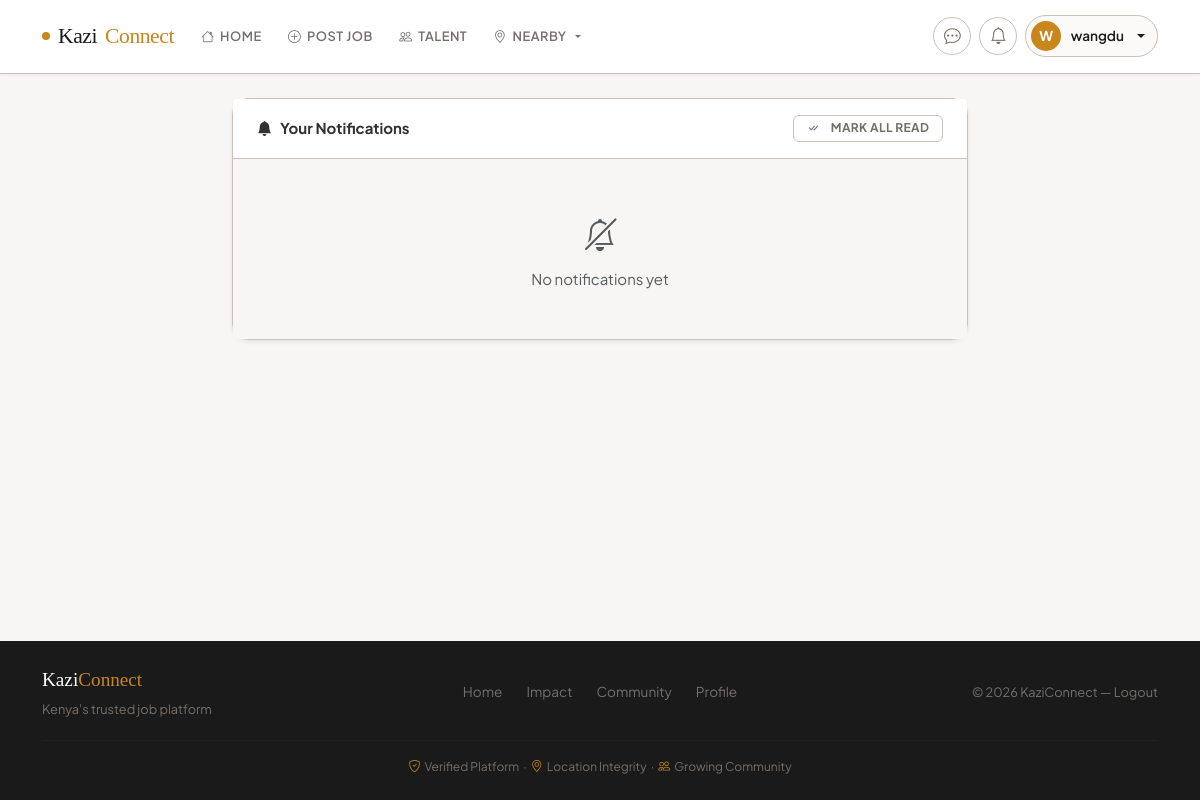
Before: /notifications-page (signed in) with the older database file.
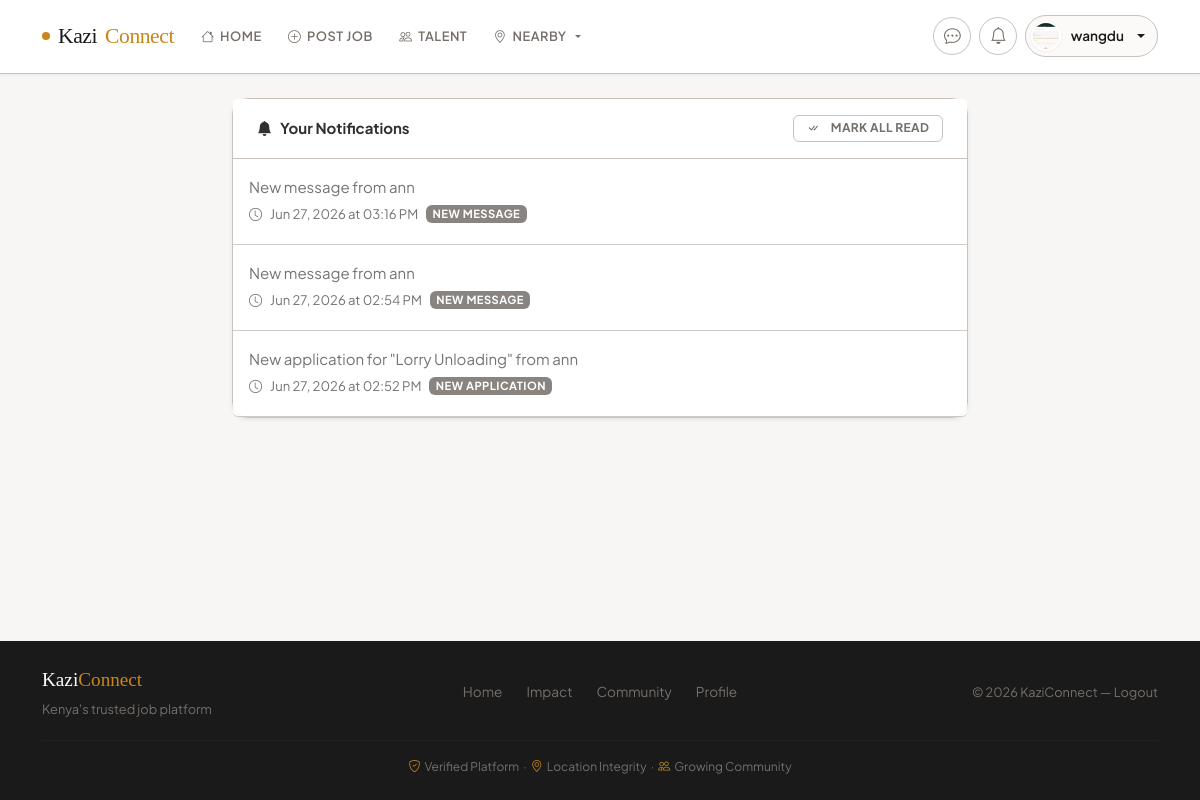
After: the same page with the newer database file.
### app.py (models this page shows, shortened)
class User(UserMixin, db.Model):
    __tablename__ = 'user'
    id = db.Column(db.Integer, primary_key=True)
    username = db.Column(db.String(80), unique=True, nullable=True, index=True)
    email = db.Column(db.String(120), unique=True, nullable=False, index=True)
    password_hash = db.Column(db.String(255), nullable=False)
    role = db.Column(db.String(20), nullable=False, default='worker', index=True)  # 'worker' or 'recruiter'
    phone_number = db.Column(db.String(30))
    national_id = db.Column(db.String(50))
    certificate_of_good_conduct = db.Column(db.String(255))
    profile_picture = db.Column(db.String(255))
    location = db.Column(db.String(100))
    latitude = db.Column(db.Float, nullable=True)
    longitude = db.Column(db.Float, nullable=True)
    work_type = db.Column(db.String(100))
    profile_completed = db.Column(db.Boolean, default=False)
    created_at = db.Column(db.DateTime, default=lambda: datetime.now(timezone.utc))
    real_ip = db.Column(db.String(45), nullable=True)  # IPv6 can be up to 45 chars
    real_latitude = db.Column(db.Float, nullable=True)
    real_longitude = db.Column(db.Float, nullable=True)
    real_city = db.Column(db.String(100), nullable=True)
    real_country = db.Column(db.String(100), nullable=True)
    real_region = db.Column(db.String(100), nullable=True)
    location_discrepancy = db.Column(db.Boolean, default=False)  # Flag if custom location differs from real
    location_verified_at = db.Column(db.DateTime, nullable=True)
    suspension_end_date = db.Column(db.DateTime, nullable=True)  # Track when suspension ends
    suspension_reason = db.Column(db.String(255), nullable=True)
    suspension_duration = db.Column(db.String(20), nullable=True)  # 'hour', 'day', 'week', 'month', 'year', 'custom'
    is_admin = db.Column(db.Boolean, default=False)
    suspended = db.Column(db.Boolean, default=False)
    burned = db.Column(db.Boolean, default=False)  # Permanently banned
    warnings_count = db.Column(db.Integer, default=0)
    jobs_posted = db.relationship('Job', backref='poster', lazy=True, cascade='all, delete-orphan')
    applications = db.relationship('JobApplication', backref='applicant', lazy=True, cascade='all, delete-orphan')
    notifications = db.relationship('Notification', backref='user', lazy=True, cascade='all, delete-orphan')
    sent_messages = db.relationship('Message', foreign_keys='Message.sender_id', backref='sender', lazy='dynamic', cascade='all, delete-orphan')
    received_messages = db.relationship('Message', foreign_keys='Message.recipient_id', backref='recipient', lazy='dynamic', cascade='all, delete-orphan')
    def is_recruiter(self):
        return self.role == 'recruiter'

class Notification(db.Model):
    __tablename__ = 'notification'
    id = db.Column(db.Integer, primary_key=True)
    user_id = db.Column(db.Integer, db.ForeignKey('user.id'), nullable=False)
    message = db.Column(db.String(255), nullable=False)
    type = db.Column(db.String(50), default='info')
    read = db.Column(db.Boolean, default=False)
    created_at = db.Column(db.DateTime, default=lambda: datetime.now(timezone.utc))
    target_url = db.Column(db.String(255), nullable=True)

### app.py (the view)
@app.route('/notifications-page')
@login_required
def notifications_page():
    notifs = Notification.query.filter_by(
        user_id=current_user.id
    ).order_by(Notification.created_at.desc()).all()
    return render_template('notifications.html', notifications=notifs)

### app.py (called while the page is built)
@app.context_processor
def inject_template_helpers():
    return {
        "now": lambda: datetime.utcnow(),
        "csrf_token": generate_csrf,
        "sanitize": sanitize_html
    }

@app.context_processor
def inject_template_helpers():
    return {
        "now": lambda: datetime.now(timezone.utc),
        "csrf_token": generate_csrf,
        "sanitize": sanitize_html
    }

@login_manager.user_loader
def load_user(user_id):
    try:
        return db.session.get(User, int(user_id))
    except (ValueError, TypeError):
        return None

### templates/notifications.html (shortened to what this page needs)
{% extends 'base.html' %}
{% block content %}
<div class="row justify-content-center">
  <div class="col-12 col-md-10 col-lg-8">
    <div class="card shadow-sm">
      <div class="card-header d-flex justify-content-between align-items-center bg-white border-bottom">
        <div><strong><i class="bi bi-bell-fill me-2"></i>Your Notifications</strong></div>
        <div>
          <button id="markAll" class="btn btn-sm btn-outline-secondary">
            <i class="bi bi-check-all me-1"></i>Mark all read
          </button>
        </div>
      </div>
      <div class="list-group list-group-flush" id="notifications-list">
        {% for n in notifications %}
          <a href="{{ n.target_url or '#' }}"
             class="notification-item list-group-item list-group-item-action d-flex align-items-start p-3 border-0 border-bottom
                    {% if not n.read %}notification-unread bg-light{% else %}notification-read bg-white text-muted{% endif %}"
             data-notification-id="{{ n.id }}"
             data-read="{{ 'true' if n.read else 'false' }}"
             data-target-url="{{ n.target_url or '#' }}">
            <div class="flex-grow-1">
              <div class="d-flex align-items-start justify-content-between mb-1">
                <div class="flex-grow-1">
                  <div class="{% if not n.read %}fw-semibold text-dark{% else %}text-muted{% endif %} mb-1">
                    {{ n.message }}
                  </div>
                  <div class="small text-muted d-flex align-items-center gap-2">
                    <i class="bi bi-clock"></i>
                    <span>{{ n.created_at.strftime('%b %d, %Y at %I:%M %p') }}</span>
                    {% if n.type %}
                      <span class="badge bg-secondary badge-sm">{{ n.type|replace('_', ' ')|title }}</span>
                    {% endif %}
                  </div>
                </div>
              </div>
            </div>
          </a>
        {% else %}
          <div class="list-group-item text-center py-5 text-muted">
            <i class="bi bi-bell-slash" style="font-size: 2rem;"></i>
            <div class="mt-2">No notifications yet</div>
          </div>
        {% endfor %}
      </div>
    </div>
  </div>
</div>
{% endblock %}

### templates/base.html (shortened to what the changed rows need)
<!doctype html>
<html lang="en">
  <head>
    <link href="https://cdn.jsdelivr.net/npm/bootstrap@5.3.2/dist/css/bootstrap.min.css" rel="stylesheet">
    <link href="https://cdn.jsdelivr.net/npm/bootstrap-icons@1.11.3/font/bootstrap-icons.css" rel="stylesheet">
    <link rel="stylesheet" href="{{ url_for('static', filename='styles.css') }}">
  </head>
  <body class="d-flex flex-column min-vh-100">
    <nav class="navbar navbar-expand-lg">
      <div class="container">
        <div class="collapse navbar-collapse" id="navMain">
          <ul class="navbar-nav mb-2 mb-lg-0 align-items-center gap-2">
            {% if current_user.is_authenticated %}
              <li class="nav-item">
                <a class="icon-btn" href="{{ url_for('messages_list') }}" title="Messages">
                  <i class="bi bi-chat-dots"></i>
                </a>
              </li>
              <li class="nav-item dropdown">
                <a class="icon-btn" href="#" role="button" id="notifBellToggle"
                   data-bs-toggle="dropdown" aria-expanded="false" title="Notifications">
                  <i class="bi bi-bell"></i>
                </a>
              </li>
              <li class="nav-item dropdown">
                <a class="user-profile-pill dropdown-toggle" href="#" role="button"
                   data-bs-toggle="dropdown" aria-expanded="false">
                  {% if current_user.profile_picture %}
                    <img src="{{ url_for('uploaded_file', filename=current_user.profile_picture) }}"
                         alt="Profile" class="user-avatar">
                  {% else %}
                    <div class="user-avatar-placeholder">
                      {{ (current_user.username or current_user.email.split('@')[0])[0].upper() }}
                    </div>
                  {% endif %}
                  <span class="d-none d-sm-inline">
                    {{ current_user.username or current_user.email.split('@')[0].split('@')[0] }}
                  </span>
                </a>
              </li>
            {% endif %}
          </ul>
        </div>
      </div>
    </nav>
    <main class="container flex-grow-1 py-4">
      {% block content %}{% endblock %}
    </main>
  </body>
</html>

Changed rows visible on the page:
changed User "wangdu": profile_picture: picture added; username "W" → (not shown)
added Notification: message "New message from ann", created_at "Jun 27, 2026 at 03:16 PM", type "NEW MESSAGE"
added Notification: message "New message from ann", created_at "Jun 27, 2026 at 02:54 PM", type "NEW MESSAGE"
added Notification: message "New application for \"Lorry Unloading\" from ann", created_at "Jun 27, 2026 at 02:52 PM", type "NEW APPLICATION"
Other visible differences:
text no longer shown: "No notifications yet"
